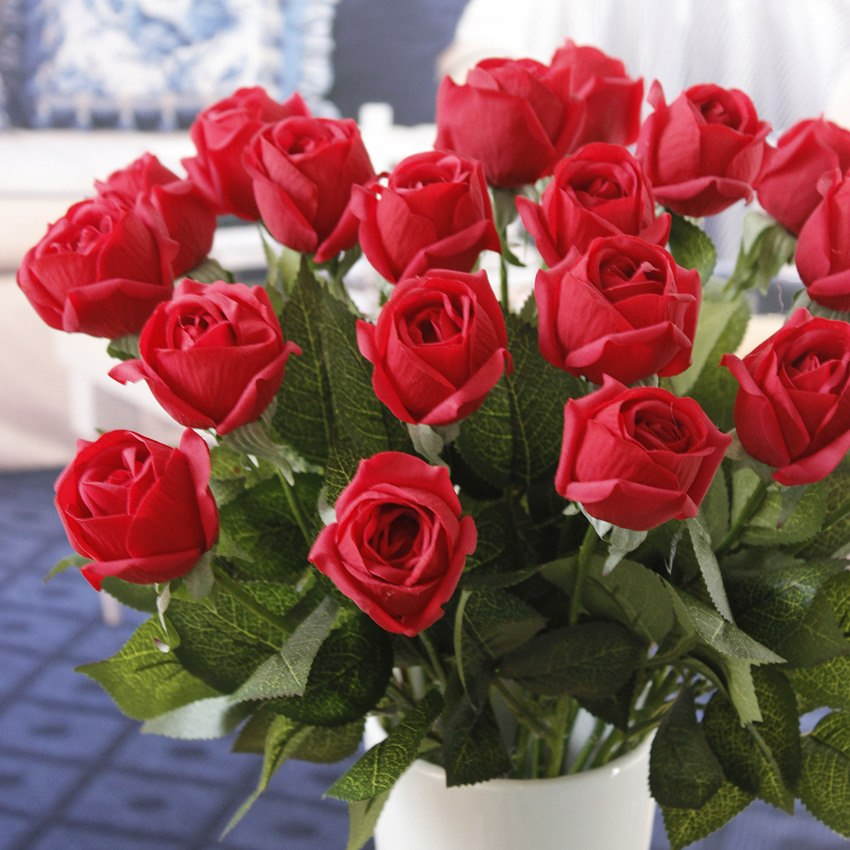
#> input picture 4. ImageProcessing/rose_red.jpg, 850 x 850 px
$ python 11.4_HistogramBackProp_ImageSegmentation_ObjectOfInterest.py
#> lines starting #> are read from the running program, lines starting #| are printed output that depends on the picture; after the words box and inside, x2 and y2 are one past the last pixel; in counts of white or black regions, pixels touching at a corner belong together
'''
It is used for image segmentation or finding objects of interest in an image

In simple words, it creates an image of the same size (but single channel) as
that of our input image, where each pixel corresponds to the probability of
that pixel belonging to our object. In more simpler worlds, the output image
will have our object of interest in more white compared to remaining part.
Well, that is an intuitive explanation. (I can't make it more simpler).
Histogram Backprojection is used with camshift algorithm etc.

How do we do it ? We create a histogram of an image containing our object of
interest (in our case, the ground, leaving player and other things). The object
should fill the image as far as possible for better results. And a color
histogram is preferred over grayscale histogram, because color of the object
is a better way to define the object than its grayscale intensity. We then
"back-project" this histogram over our test image where we need to find the
object, ie in other words, we calculate the probability of every pixel belonging
to the ground and show it. The resulting output on proper thresholding gives us
the ground alone.
'''

#Algorithm in Numpy

#First we need to calculate the color histogram of both the object we need to find
#(let it be 'M') and the image where we are going to search (let it be 'I').
'''
import numpy as np
import cv2 as cv
from matplotlib import pyplot as plt

#roi is the object or region of object we need to find
roi = cv.imread('rose_red.png')
hsv = cv.cvtColor(roi,cv.COLOR_BGR2HSV)

#target is the image we search in
target = cv.imread('rose.png')
hsvt = cv.cvtColor(target,cv.COLOR_BGR2HSV)

# Find the histograms using calcHist. Can be done with np.histogram2d also
M = cv.calcHist([hsv],[0, 1], None, [180, 256], [0, 180, 0, 256] )

I = cv.calcHist([hsvt],[0, 1], None, [180, 256], [0, 180, 0, 256] )

#Find the ratio R=MI. Then backproject R, ie use R as palette and create a
#new image with every pixel as its corresponding probability of being target.
#ie B(x,y) = R[h(x,y),s(x,y)] where h is hue and s is saturation of the pixel
#at (x,y). After that apply the condition B(x,y)=min[B(x,y),1].

h,s,v = cv.split(hsvt)

R = M/I
B = R[h.ravel(),s.ravel()]
B = np.minimum(B,1)
B = B.reshape(hsvt.shape[:2])

#Now apply a convolution with a circular disc, B=D∗B, where D is the disc kernel.
disc = cv.getStructuringElement(cv.MORPH_ELLIPSE,(5,5))
cv.filter2D(B,-1,disc,B)
B = np.uint8(B)
cv.normalize(B,B,0,255,cv.NORM_MINMAX)

#Now the location of maximum intensity gives us the location of object. If we
#are expecting a region in the image, thresholding for a suitable value gives
#a nice result.
ret,thresh = cv.threshold(B,50,255,0)
#That's it !!
'''

#Backprojection in OpenCV

#OpenCV provides an inbuilt function cv.calcBackProject(). Its parameters are
#almost same as the cv.calcHist() function. One of its parameter is histogram
#which is histogram of the object and we have to find it. Also, the object
#histogram should be normalized before passing on to the backproject function.
#It returns the probability image. Then we convolve the image with a disc kernel
#and apply threshold. Below is my code and output :

import numpy as np
import cv2 as cv

roi = cv.imread('rose_red.jpg')
#> roi is the input picture: shape (850, 850, 3); mean B, G, R 87.6, 89.7, 137.8
hsv = cv.cvtColor(roi,cv.COLOR_BGR2HSV)
#> hsv: shape (850, 850, 3); mean H, S, V 92.1, 123, 145.1
target = cv.imread('rose_red.jpg')
hsvt = cv.cvtColor(target,cv.COLOR_BGR2HSV)

# calculating object histogram
roihist = cv.calcHist([hsv],[0, 1], None, [180, 256], [0, 180, 0, 256] )
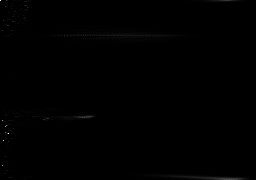
#> roihist: shape (180, 256) float32; min 0, max 6179, mean 15.7; drawn with min black and max white

# normalize histogram and apply backprojection
cv.normalize(roihist,roihist,0,255,cv.NORM_MINMAX)
dst = cv.calcBackProject([hsvt],[0,1],roihist,[0,180,0,256],1)
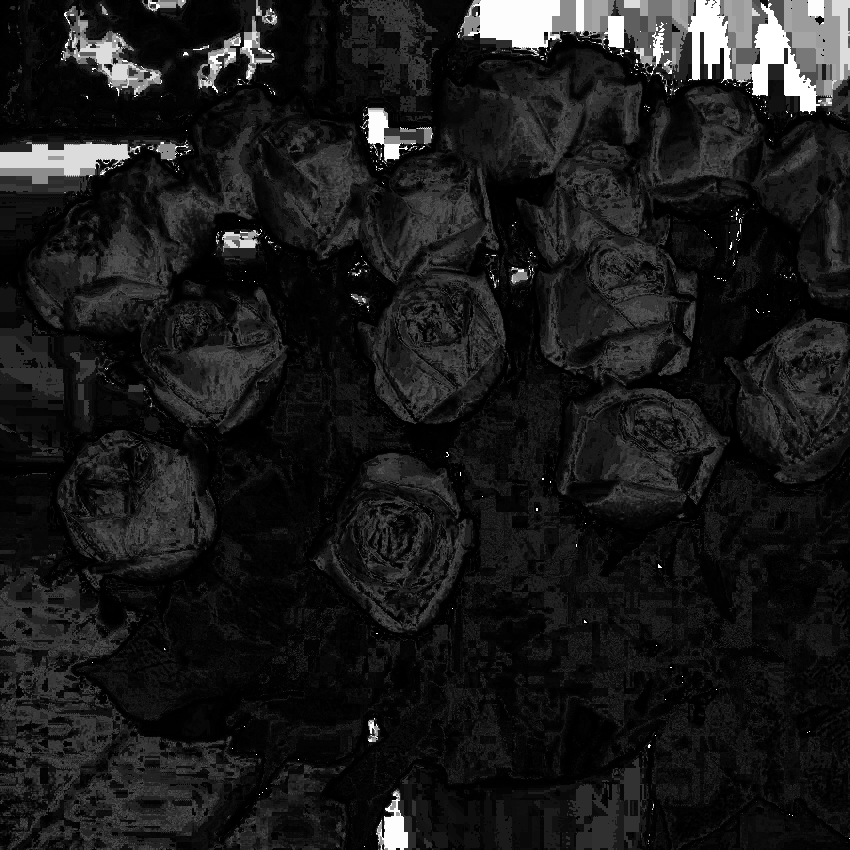
#> dst: shape (850, 850); min 0, max 255, mean 27.3

# Now convolute with circular disc
disc = cv.getStructuringElement(cv.MORPH_ELLIPSE,(5,5))
cv.filter2D(dst,-1,disc,dst)
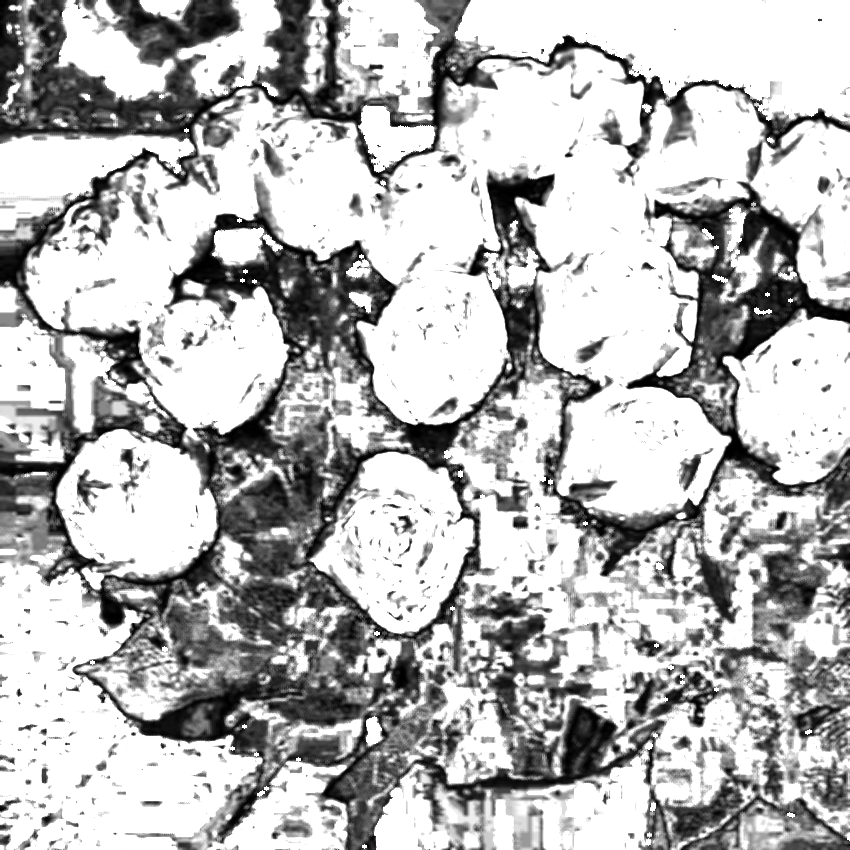
#> dst: shape (850, 850); min 0, max 255, mean 183.2

# threshold and binary AND
ret,thresh = cv.threshold(dst,50,255,0)
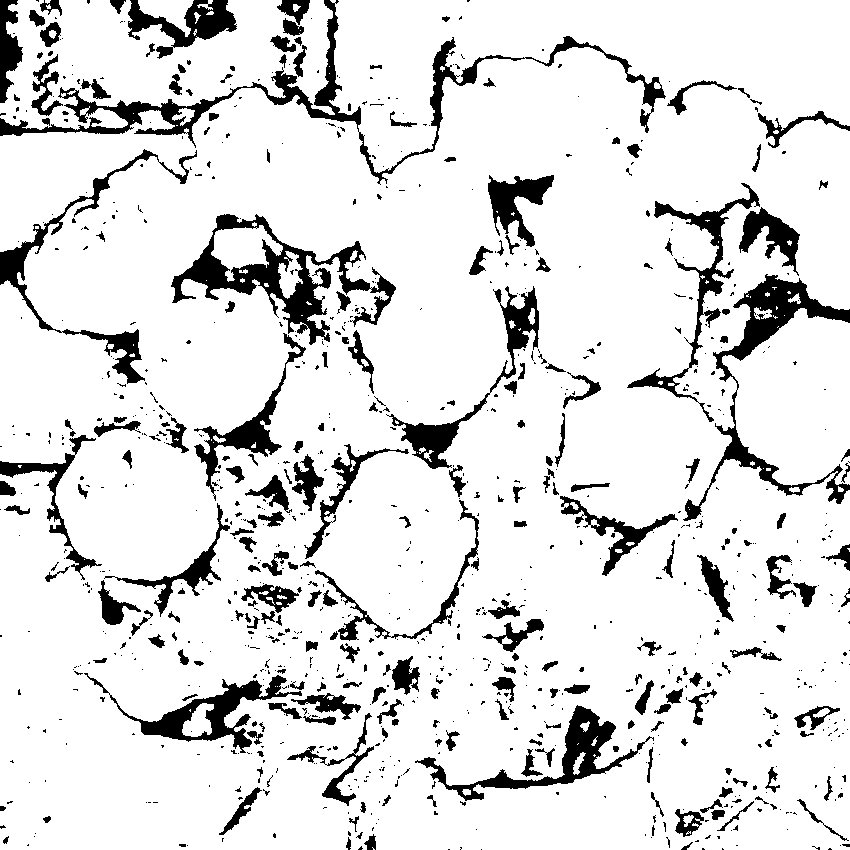
#> thresh: shape (850, 850); 87.7% white; 973 black regions (725 under 20 px), largest, box (x1, y1, x2, y2) and area: (0, 0, 666, 185) 8566, (171, 214, 396, 345) 7375, (683, 274, 850, 521) 5929
thresh = cv.merge((thresh,thresh,thresh))
res = cv.bitwise_and(target,thresh)
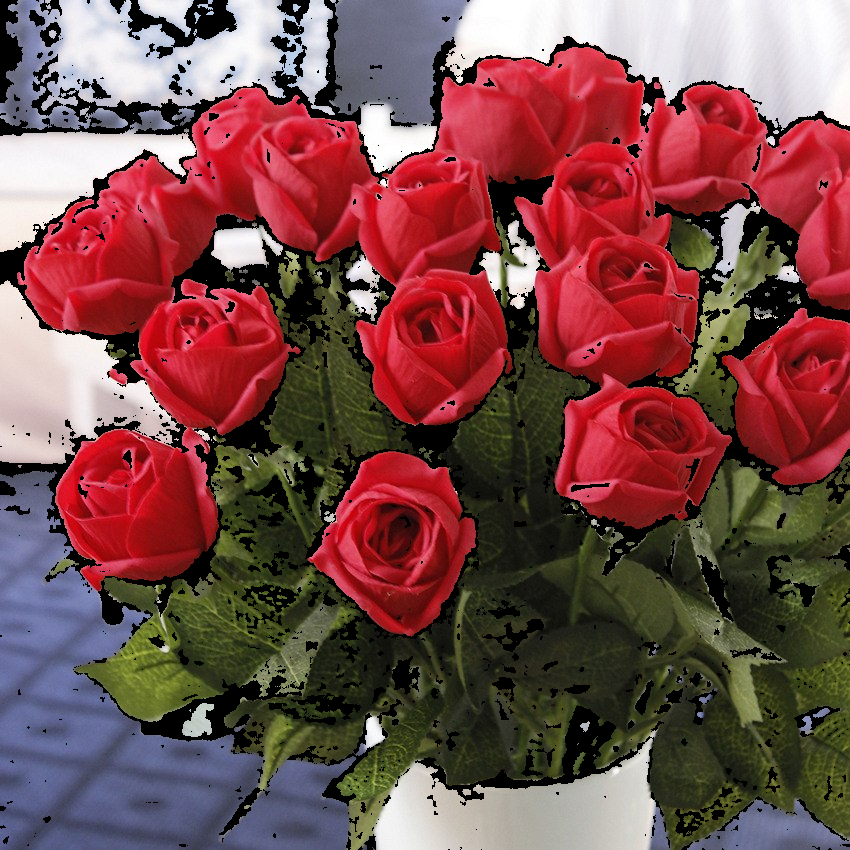
#> res: shape (850, 850, 3); mean B, G, R 74.7, 75.5, 121.8
res = np.vstack((target,thresh,res))
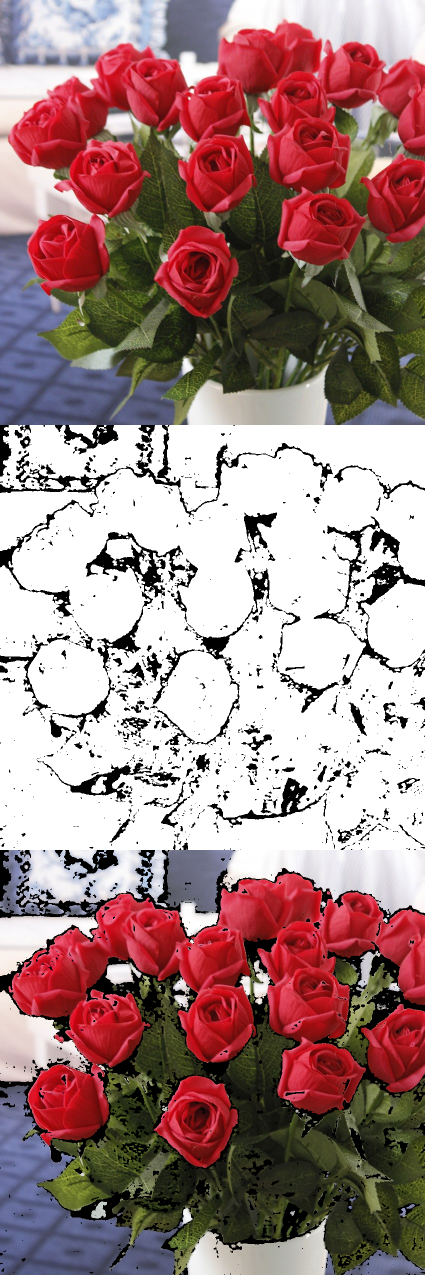
#> res: shape (2550, 850, 3) (shown at 1/2 size); mean B, G, R 128.6, 129.6, 161
cv.imwrite('histogram_backprop.jpg',res)

$ run again, with 4. ImageProcessing/apple.jpg copied over 4. ImageProcessing/rose_red.jpg
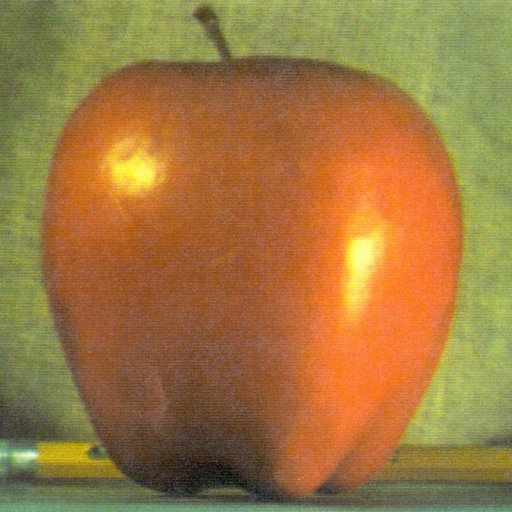
#> input picture 4. ImageProcessing/apple.jpg, 512 x 512 px
#> roi is the input picture: shape (512, 512, 3); mean B, G, R 64.8, 119.7, 159.1
#> hsv: shape (512, 512, 3); mean H, S, V 21.7, 145.4, 163
#> `ret,thresh = cv.threshold(dst,50,255,0)`:
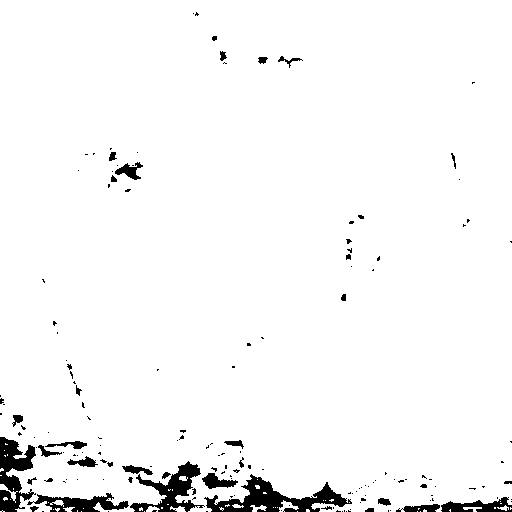
#> thresh: shape (512, 512); 96.4% white; 160 black regions (125 under 20 px), largest, box (x1, y1, x2, y2) and area: (204, 474, 352, 512) 2130, (0, 437, 36, 512) 1521, (130, 461, 205, 512) 1378
#> `res = np.vstack((target,thresh,res))`:
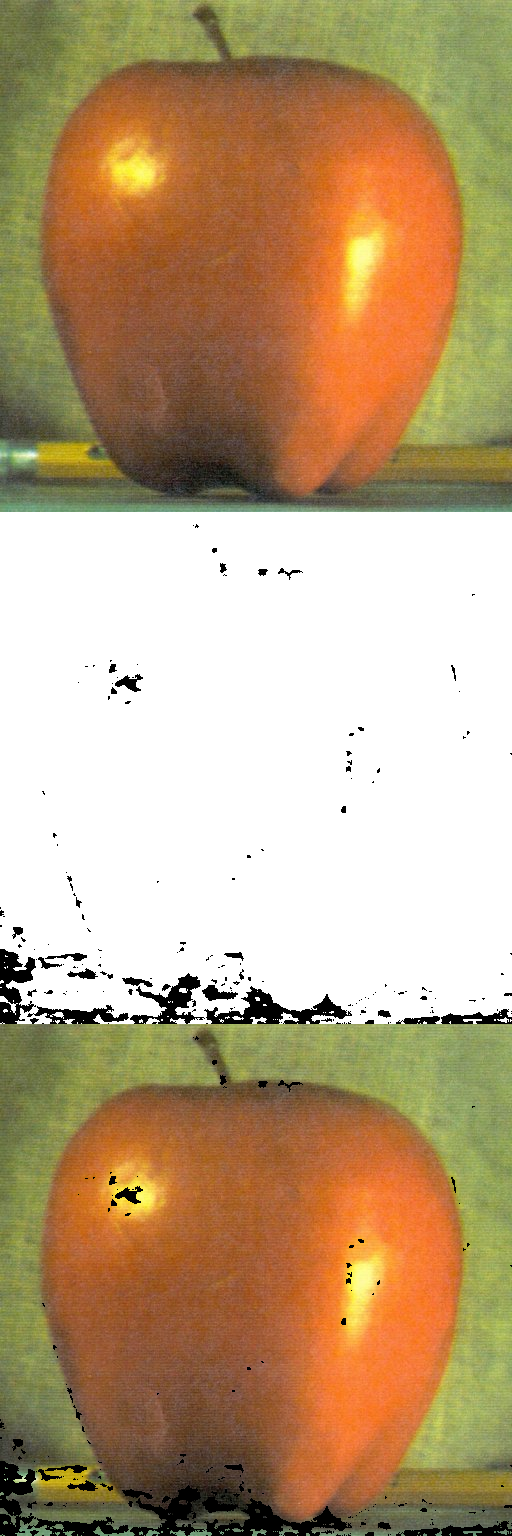
#> res: shape (1536, 512, 3); mean B, G, R 124.2, 160.4, 186.8
